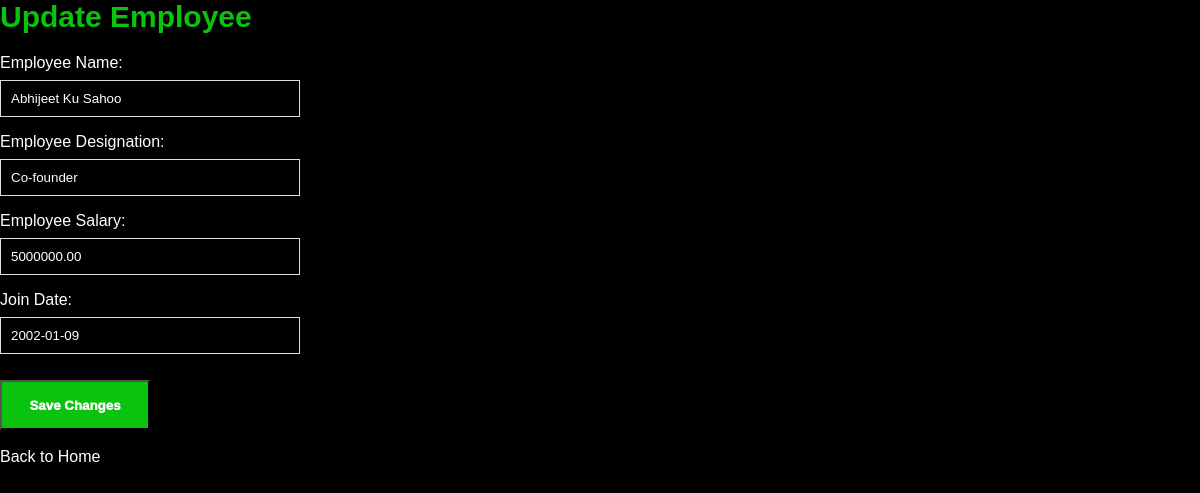
The app's page /update/2/ with its own data.
### employees/models.py (models this page shows, shortened)
class Employee(models.Model):
    name = models.CharField(max_length=255)
    employee_id = models.AutoField(primary_key=True)
    designation = models.CharField(max_length=255)
    salary = models.DecimalField(max_digits=10, decimal_places=2)
    join_date = models.DateField()

### employees/views.py (the view)
# urls.py: path('update/<int:employee_id>/', views.update_employee, name='update_employee'),
def update_employee(request, employee_id):
    employee = get_object_or_404(Employee, employee_id=employee_id)
    if request.method == 'POST':
        form = EmployeeForm(request.POST, instance=employee)
        if form.is_valid():
            form.save()
            return redirect('index')
    else:
        form = EmployeeForm(instance=employee)
    return render(request, 'employees/update_employee.html', {'form': form, 'employee': employee})

### employees/forms.py
class EmployeeForm(forms.ModelForm):
    class Meta:
        model = Employee
        fields = '__all__'
        widgets = {
            'name': forms.TextInput(attrs={'placeholder': 'Enter employee name'}),
            'designation': forms.TextInput(attrs={'placeholder': 'Enter employee designation'}),
            'salary': forms.NumberInput(attrs={'placeholder': 'Enter employee salary'}),
            'join_date': forms.DateInput(attrs={'placeholder': 'YYYY-MM-DD'}),
        }
        labels = {
            'name': 'Employee Name',
            'designation': 'Employee Designation',
            'salary': 'Employee Salary',
            'join_date': 'Join Date',
        }

### templates/employees/update_employee.html (shortened to what this page needs)
{% load static %}
<!DOCTYPE html>
<html lang="en">
<head>
    <link
      rel="stylesheet"
      type="text/css"
      href="{% static 'employees/css/update.css' %}"
    />
</head>
<body>
<h1>Update Employee</h1>
<form method="post">
    {{ form.as_p }}
    <button type="submit">Save Changes</button>
</form>
<br>
<a href="{% url 'index' %}">Back to Home</a>
</body>
</html>

### employees/static/employees/css/update.css (style rules this page uses)
* { margin: 0; padding: 0; }
body { background-color: black; font-family: 'Arial', sans-serif; color: #ffffff; }
h1 { font-size: 30px; }
form { width: 50%; margin-top: 20px; }
form label { display: block; margin-bottom: 8px; color: #ffffff; transition: color 0.3s ease-in-out; }
form input, form select { width: 50%; padding: 10px; margin-bottom: 16px; box-sizing: border-box; border: 1px solid #ddd; background-color: black; color: #ffffff; transition: border-color 0.3s ease-in-out, background-color 0.3s ease-in-out, color 0.3s ease-in-out; }
button { background-color: #09c30f; height: 50px; width: 150px; color: white; font-weight: 1000; margin-top: 10px; transition: background-color 0.3s ease-in-out; }
a { text-decoration: none; color: white; transition: color 0.3s ease-in-out; }

### records on screen
Employee: name "Abhijeet Ku Sahoo", designation "Co-founder", salary "5000000.00", join_date "2002-01-09"
